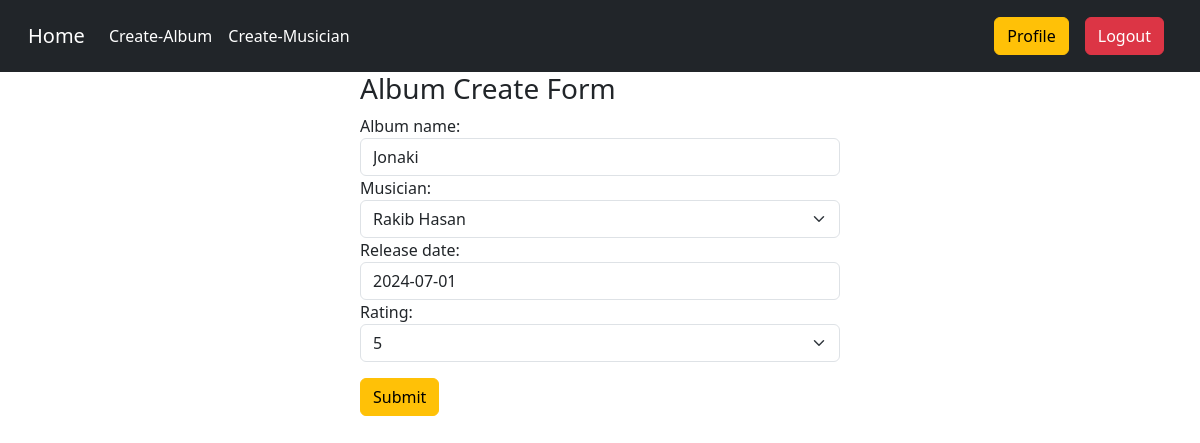
Screenshot of /album/editAlbum/3 (signed in) with the database file from the repository.
### Album/models.py (models this page shows, shortened)
class AlbumModel(models.Model):
    Album_name = models.CharField(max_length=255)
    musician = models.ForeignKey(MusicianModel, on_delete=models.CASCADE)
    release_date = models.DateField(default=date.today)
    rating = models.IntegerField(choices=[(i, i) for i in range(1, 6)])

### Album/views.py (the view)
# urls.py: path('editAlbum/<int:id>',views.EditAlbum.as_view(),name='editAlbum'),
class EditAlbum(LoginRequiredMixin,UpdateView):
    model=models.AlbumModel
    form_class=forms.AlbumForm
    pk_url_kwarg='id'
    template_name='Album_form.html'
    success_url = reverse_lazy('CreateAlbum')

### Album/forms.py
class AlbumForm(forms.ModelForm):
    class Meta:
        model=models.AlbumModel
        fields='__all__'

### Musician/models.py (called while the page is built)
    def __str__(self):
        return f"{self.first_name} {self.last_name}"

### Album/templates/Album_form.html (shortened to what this page needs)
{% extends "base.html" %}
{% load crispy_forms_tags %}
{% block content %}
<form  style="width: 40%;margin: auto;" method="post">
    <h3>Album Create Form</h3>
    {% for fm in form %}
    {{fm.label_tag}}
    {{fm}}
    {% endfor %}
    <button class="btn btn-warning mt-3">Submit</button>
</form>
{% endblock  %}

### rows the page displays
AlbumModel: form "Jonaki" "Rakib Hasan" "2024-07-01" "5"

### other values shown
{{ fm.label_tag }} "Album name:" "Musician:" "Release date:" "Rating:"
